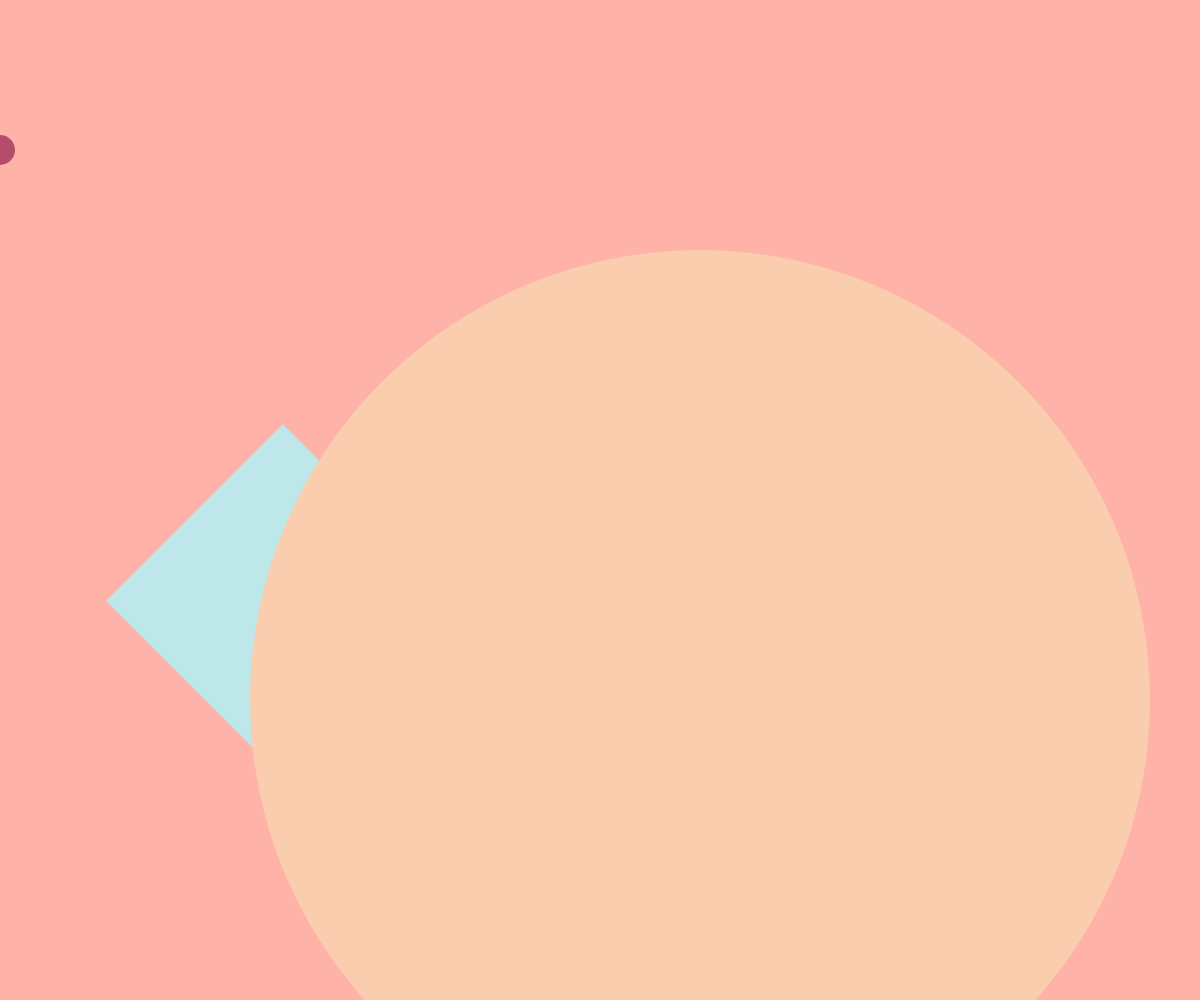
Frame 1 (no input)
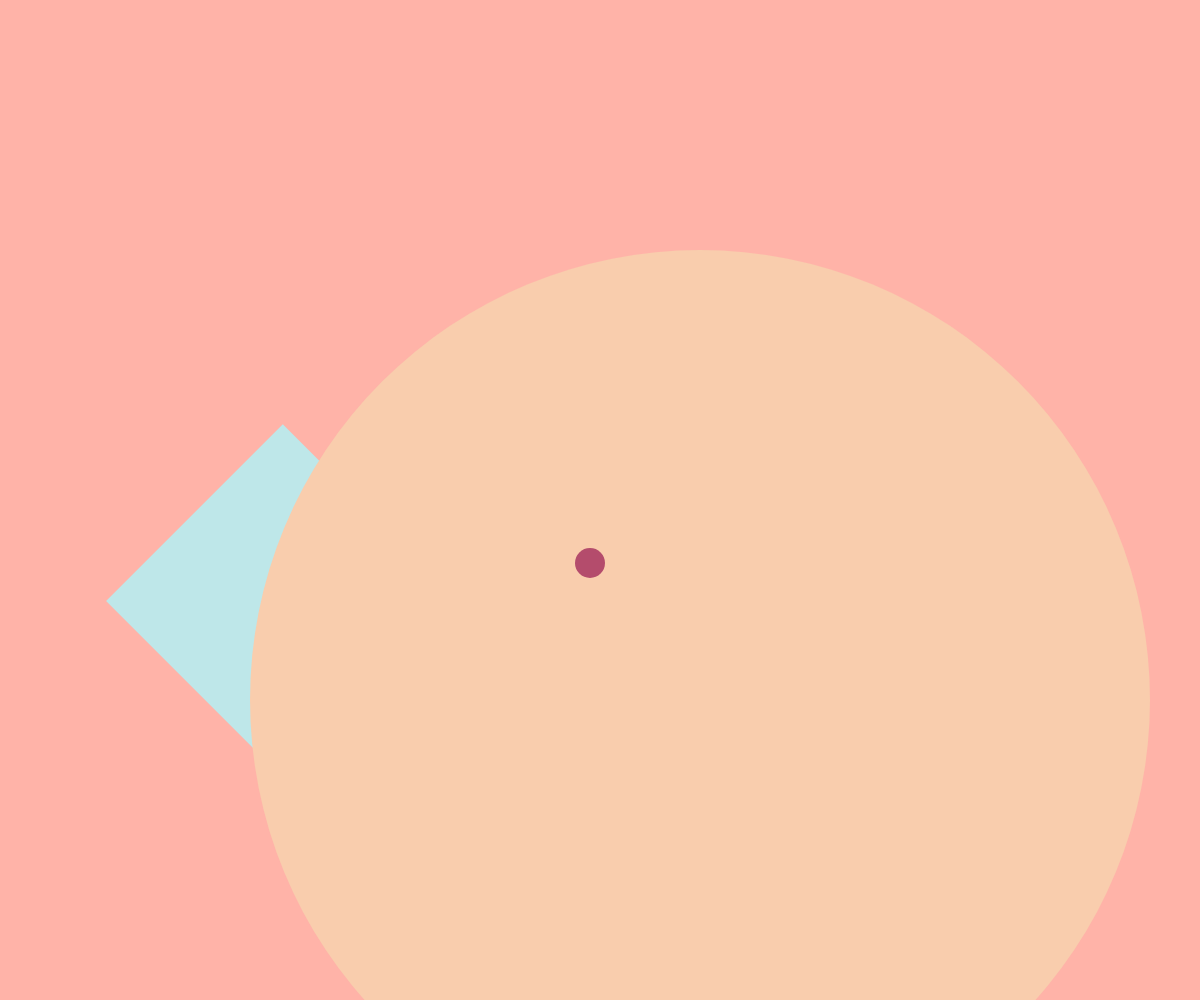
Frame 60 (no input)
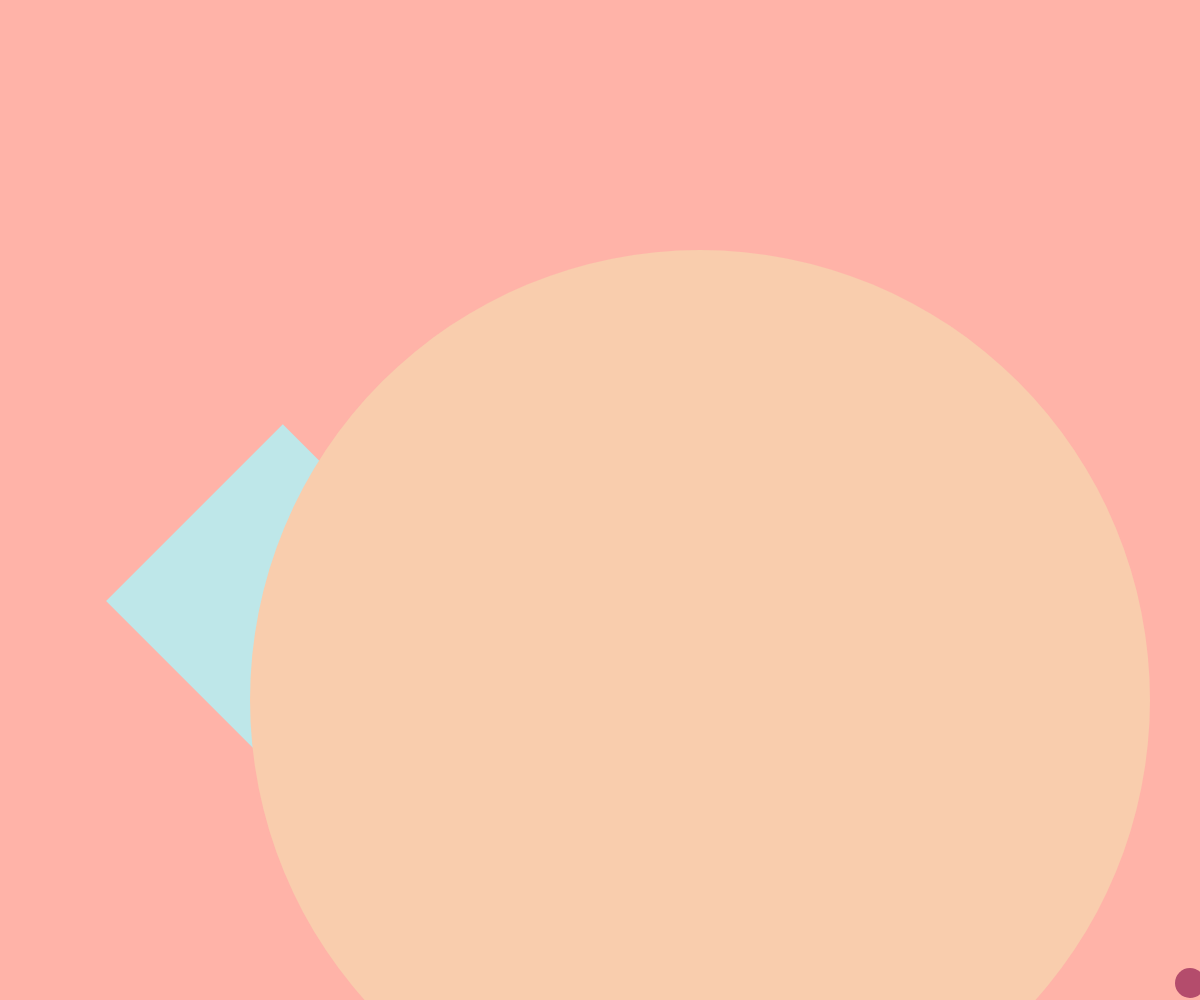
Frame 120 (the mouse pressed at the canvas centre since frame 60)

The p5.js sketch that drew these frames (run headless with seeded random() and noise() and a simulated clock; from frame 60 on, the mouse is pressed at the canvas centre):

// p5.js sketch
// ── sketch.js
let xpos = 0;
let ypos = 150;
let xballspeed=10;
let yballspeed=7;


function setup() {
  // put setup code here
  createCanvas(windowWidth,windowHeight);
  angleMode(DEGREES);
}

function draw() {
  // put drawing code here
  background(255,179,168);
  push();
  rotate(45);
  fill(190,231,233);
  noStroke();
  rect(500,100,250,250);
  pop();
  fill(249,205,173);
  noStroke();
  circle(700,700,900);
  fill(180,76,108);
  circle(xpos,ypos,30);

  ypos = ypos + yballspeed;
  xpos = xpos + xballspeed;

if (ypos>height){
  yballspeed=-yballspeed;
}

if (ypos<0){
  yballspeed=-yballspeed;
}

if (xpos>width){
  xballspeed=-xballspeed;
}

if (xpos<0){
  xballspeed=-xballspeed;
}






}
